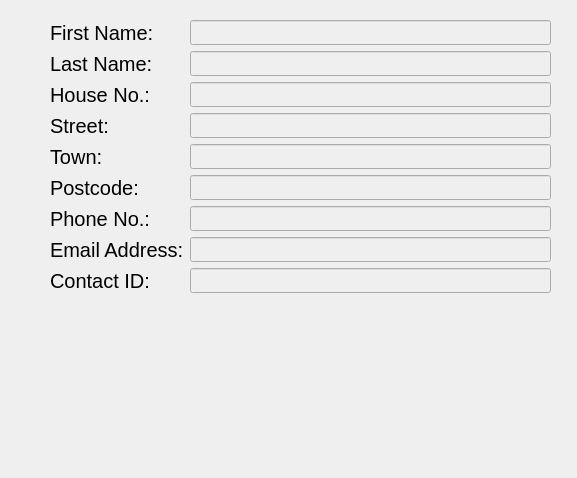
<?xml version="1.0" encoding="UTF-8"?>
<ui version="4.0">
 <class>ContactWindow</class>
 <widget class="QMainWindow" name="ContactWindow">
  <property name="geometry">
   <rect>
    <x>0</x>
    <y>0</y>
    <width>577</width>
    <height>478</height>
   </rect>
  </property>
  <property name="windowTitle">
   <string>MainWindow</string>
  </property>
  <widget class="QWidget" name="centralwidget">
   <widget class="QWidget" name="verticalLayoutWidget">
    <property name="geometry">
     <rect>
      <x>50</x>
      <y>20</y>
      <width>501</width>
      <height>411</height>
     </rect>
    </property>
    <layout class="QVBoxLayout" name="verticalLayout">
     <item>
      <layout class="QFormLayout" name="formLayout">
       <item row="0" column="0">
        <widget class="QLabel" name="firstNameLabel">
         <property name="font">
          <font>
           <pointsize>15</pointsize>
          </font>
         </property>
         <property name="text">
          <string>First Name:</string>
         </property>
        </widget>
       </item>
       <item row="0" column="1">
        <widget class="QLineEdit" name="firstNameEdit">
         <property name="enabled">
          <bool>false</bool>
         </property>
         <property name="minimumSize">
          <size>
           <width>200</width>
           <height>25</height>
          </size>
         </property>
         <property name="maximumSize">
          <size>
           <width>16777215</width>
           <height>25</height>
          </size>
         </property>
        </widget>
       </item>
       <item row="1" column="0">
        <widget class="QLabel" name="lastNameLabel">
         <property name="font">
          <font>
           <pointsize>15</pointsize>
          </font>
         </property>
         <property name="text">
          <string>Last Name:</string>
         </property>
        </widget>
       </item>
       <item row="1" column="1">
        <widget class="QLineEdit" name="lastNameEdit">
         <property name="enabled">
          <bool>false</bool>
         </property>
         <property name="minimumSize">
          <size>
           <width>200</width>
           <height>25</height>
          </size>
         </property>
         <property name="maximumSize">
          <size>
           <width>16777215</width>
           <height>25</height>
          </size>
         </property>
        </widget>
       </item>
       <item row="2" column="0">
        <widget class="QLabel" name="houseLabel">
         <property name="font">
          <font>
           <pointsize>15</pointsize>
          </font>
         </property>
         <property name="text">
          <string>House No.:</string>
         </property>
        </widget>
       </item>
       <item row="2" column="1">
        <widget class="QLineEdit" name="houseEdit">
         <property name="enabled">
          <bool>false</bool>
         </property>
         <property name="minimumSize">
          <size>
           <width>200</width>
           <height>25</height>
          </size>
         </property>
         <property name="maximumSize">
          <size>
           <width>16777215</width>
           <height>25</height>
          </size>
         </property>
        </widget>
       </item>
       <item row="3" column="0">
        <widget class="QLabel" name="streetLabel">
         <property name="font">
          <font>
           <pointsize>15</pointsize>
          </font>
         </property>
         <property name="text">
          <string>Street:</string>
         </property>
        </widget>
       </item>
       <item row="3" column="1">
        <widget class="QLineEdit" name="streetEdit">
         <property name="enabled">
          <bool>false</bool>
         </property>
         <property name="minimumSize">
          <size>
           <width>200</width>
           <height>25</height>
          </size>
         </property>
         <property name="maximumSize">
          <size>
           <width>16777215</width>
           <height>25</height>
          </size>
         </property>
        </widget>
       </item>
       <item row="4" column="0">
        <widget class="QLabel" name="townLabel">
         <property name="font">
          <font>
           <pointsize>15</pointsize>
          </font>
         </property>
         <property name="text">
          <string>Town:</string>
         </property>
        </widget>
       </item>
       <item row="4" column="1">
        <widget class="QLineEdit" name="townEdit">
         <property name="enabled">
          <bool>false</bool>
         </property>
         <property name="minimumSize">
          <size>
           <width>200</width>
           <height>25</height>
          </size>
         </property>
         <property name="maximumSize">
          <size>
           <width>16777215</width>
           <height>25</height>
          </size>
         </property>
        </widget>
       </item>
       <item row="5" column="0">
        <widget class="QLabel" name="postcodeLabel">
         <property name="font">
          <font>
           <pointsize>15</pointsize>
          </font>
         </property>
         <property name="text">
          <string>Postcode:</string>
         </property>
        </widget>
       </item>
       <item row="5" column="1">
        <widget class="QLineEdit" name="postcodeEdit">
         <property name="enabled">
          <bool>false</bool>
         </property>
         <property name="minimumSize">
          <size>
           <width>200</width>
           <height>25</height>
          </size>
         </property>
         <property name="maximumSize">
          <size>
           <width>16777215</width>
           <height>25</height>
          </size>
         </property>
        </widget>
       </item>
       <item row="6" column="0">
        <widget class="QLabel" name="phoneLabel">
         <property name="font">
          <font>
           <pointsize>15</pointsize>
          </font>
         </property>
         <property name="text">
          <string>Phone No.:</string>
         </property>
        </widget>
       </item>
       <item row="6" column="1">
        <widget class="QLineEdit" name="phoneEdit">
         <property name="enabled">
          <bool>false</bool>
         </property>
         <property name="minimumSize">
          <size>
           <width>200</width>
           <height>25</height>
          </size>
         </property>
         <property name="maximumSize">
          <size>
           <width>16777215</width>
           <height>25</height>
          </size>
         </property>
        </widget>
       </item>
       <item row="7" column="0">
        <widget class="QLabel" name="emailLabel">
         <property name="font">
          <font>
           <pointsize>15</pointsize>
          </font>
         </property>
         <property name="text">
          <string>Email Address:</string>
         </property>
        </widget>
       </item>
       <item row="7" column="1">
        <widget class="QLineEdit" name="emailEdit">
         <property name="enabled">
          <bool>false</bool>
         </property>
         <property name="minimumSize">
          <size>
           <width>200</width>
           <height>25</height>
          </size>
         </property>
         <property name="maximumSize">
          <size>
           <width>16777215</width>
           <height>25</height>
          </size>
         </property>
        </widget>
       </item>
       <item row="8" column="0">
        <widget class="QLabel" name="contactIdLabel">
         <property name="font">
          <font>
           <pointsize>15</pointsize>
          </font>
         </property>
         <property name="text">
          <string>Contact ID:</string>
         </property>
        </widget>
       </item>
       <item row="8" column="1">
        <widget class="QLineEdit" name="contactIdEdit">
         <property name="enabled">
          <bool>false</bool>
         </property>
         <property name="minimumSize">
          <size>
           <width>200</width>
           <height>25</height>
          </size>
         </property>
         <property name="maximumSize">
          <size>
           <width>16777215</width>
           <height>25</height>
          </size>
         </property>
        </widget>
       </item>
      </layout>
     </item>
     <item>
      <layout class="QHBoxLayout" name="horizontalLayout_2"/>
     </item>
    </layout>
   </widget>
  </widget>
 </widget>
 <resources/>
 <connections/>
</ui>
